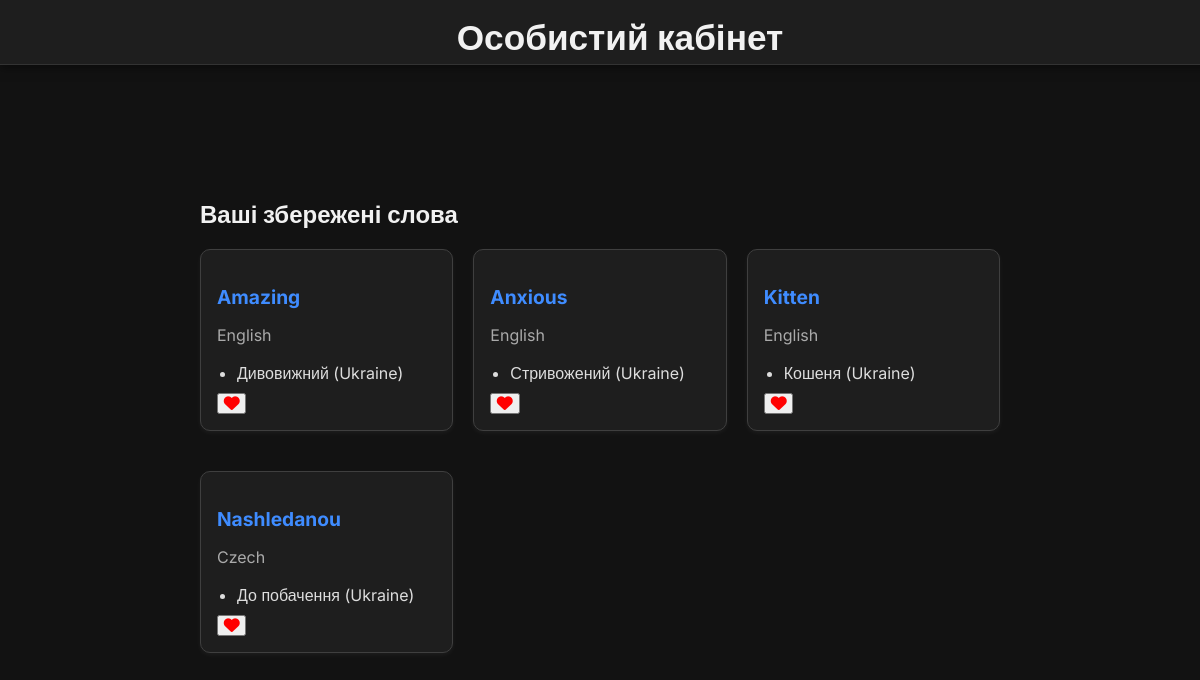
/user/profile (signed in), run on the app's committed database.
### tables this page shows
CREATE TABLE `words` (
  `id` int(11) NOT NULL,
  `dictionary_id` int(11) NOT NULL,
  `word_text` varchar(255) NOT NULL,
  `language_id` int(11) NOT NULL
);

CREATE TABLE `languages` (
  `id` int(11) NOT NULL,
  `name` varchar(100) NOT NULL,
  `code` varchar(10) NOT NULL
);

CREATE TABLE `translations` (
  `id` int(11) NOT NULL,
  `word_id` int(11) NOT NULL,
  `translated_text` varchar(255) NOT NULL,
  `target_language_id` int(11) NOT NULL,
  `dictionary_id` int(11) NOT NULL
);

### controllers/UserController.php (called while the page is built, shortened)
<?php
class UserController {
    private $wordModel;
    public function __construct($pdo) {
        $this->wordModel = new Word($pdo);
    }
    public function profile() {
        $userId = $_SESSION['user']['id'];
        $savedWordIds = $this->wordModel->getSavedWordIds($userId);
        $savedWords = $this->wordModel->getWordsByIds($savedWordIds);
        $translationsMap = [];
        foreach ($savedWords as $word) {
            $translationsMap[$word['id']] = $this->wordModel->getTranslationsForWord($word['id']);
        }
        require "views/user/profile.php";
    }
}

### autoloader.php (called while the page is built, shortened)
<?php
spl_autoload_register(function ($class) {
    $prefixes = [
        'admin\\'      => __DIR__ . '/admin/',
        'controllers\\'=> __DIR__ . '/controllers/',
        'models\\'     => __DIR__ . '/models/',
    ];
    foreach ($prefixes as $prefix => $base_dir) {
        if (strncmp($prefix, $class, strlen($prefix)) === 0) {
            $relative_class = substr($class, strlen($prefix));
            $file = $base_dir . str_replace('\\', '/', $relative_class) . '.php';
            if (file_exists($file)) {
                return;
            }
        }
    }
});

### models/Word.php (called while the page is built, shortened)
<?php
class Word {
    private $pdo;
    public function __construct($pdo) {
        $this->pdo = $pdo;
    }
    public function getWordsByIds(array $ids): array {
        $placeholders = implode(',', array_fill(0, count($ids), '?'));
        $stmt = $this->pdo->prepare("
    SELECT w.id, w.word_text, l.name AS language
    FROM words w
    JOIN languages l ON w.language_id = l.id
    WHERE w.id IN ($placeholders)
");
        $stmt->execute($ids);
        return $stmt->fetchAll();
    }
    public function getSavedWordIds($userId): array {
        $stmt = $this->pdo->prepare("SELECT word_id FROM user_saved_words WHERE user_id = ?");
        $stmt->execute([$userId]);
        return array_column($stmt->fetchAll(), 'word_id');
    }
    public function getTranslationsForWord(int $wordId): array {
        $stmt = $this->pdo->prepare("
        SELECT t.translated_text, l.name AS language
        FROM translations t
        JOIN languages l ON t.target_language_id = l.id
        WHERE t.word_id = ?
    ");
        $stmt->execute([$wordId]);
        return $stmt->fetchAll(\PDO::FETCH_ASSOC);
    }
}

### views/user/profile.php (the view, shortened to what this page needs)
<!DOCTYPE html>
<html lang="uk">
<head>
    <link rel="stylesheet" href="<?= BASE_URL ?>/assets/style.css?v=1.1">
    <link rel="stylesheet" href="https://cdnjs.cloudflare.com/ajax/libs/font-awesome/6.5.0/css/all.min.css">
</head>
<body>
<header>
    <h1>Особистий кабінет</h1>
</header>
<main>
    <h2>Ваші збережені слова</h2>
    <?php if (empty($savedWords)): ?>
        <p>Немає збережених слів.</p>
    <?php else: ?>
        <div class="word-grid">
            <?php foreach ($savedWords as $word): ?>
                <div class="definition card">
                    <h3 class="word-title"><?= htmlspecialchars($word['word_text']) ?></h3>
                    <p class="word-language"><?= isset($word['language']) ? htmlspecialchars($word['language']) : 'Невідома мова' ?></p>
                    <?php
                    $translations = $translationsMap[$word['id']] ?? [];
                    if (!empty($translations)): ?>
                        <ul class="translation-list">
                            <?php foreach ($translations as $translation): ?>
                                <li class="translation-item">
                                    <?= htmlspecialchars($translation['translated_text']) ?>
                                    <span class="text-muted">(<?= htmlspecialchars($translation['language']) ?>)</span>
                                </li>
                            <?php endforeach; ?>
                        </ul>
                    <?php else: ?>
                        <p class="no-translation"><em>Переклади відсутні</em></p>
                    <?php endif; ?>
                    <button class="save-word-btn" data-word-id="<?= $word['id'] ?>">
                        <i class="fas fa-heart <?= in_array($word['id'], $savedWordIds) ? 'saved' : '' ?>"></i>
                    </button>
                </div>
            <?php endforeach; ?>
        </div>
    <?php endif; ?>
</main>
</body>
</html>

### assets/style.css (style rules this page uses)
body { font-family: 'Inter', sans-serif; margin: 0; padding: 0; background-color: #121212; color: #f1f1f1; }
html { scroll-behavior: smooth; }
header { position: fixed; top: 0; left: 0; width: 100%; background-color: #1e1e1e; padding: 16px 20px 6px; text-align: center; z-index: 10000; box-shadow: 0 2px 10px rgba(0, 0, 0, 0.5); border-bottom: 1px solid #333; }
header h1 { margin: 0; font-size: 2.2rem; }
main { max-width: 800px; margin: 200px auto 40px; padding: 0 20px; }
.definition { background-color: #1e1e1e; padding: 15px 20px; border-radius: 12px; box-shadow: 0 2px 5px rgba(255, 255, 255, 0.05); margin-bottom: 20px; }
.definition h3 { color: #3f8cff; margin-bottom: 10px; font-size: 1.2rem; }
.definition ul { padding-left: 20px; }
.definition li { line-height: 1.6; }
.definition p { color: #aaa; }
.word-grid { display: grid; grid-template-columns: repeat(auto-fill, minmax(250px, 1fr)); gap: 20px; margin-top: 20px; }
.card { background-color: #1e1e1e; border: 1px solid #3f3f3f; border-radius: 10px; padding: 16px; transition: 0.2s ease; }
.word-title { font-size: 1.2rem; color: #3f8cff; margin-bottom: 10px; }
.translation-list { padding-left: 18px; margin: 0; color: #ddd; }
.translation-item { margin-bottom: 5px; }
.fa-heart { color: #ccc; cursor: pointer; transition: color 0.3s; }
.fa-heart.saved { color: red; transform: scale(1.2); }

### data on the page
words: word_text "Amazing", language.name "English"
translations: translated_text "Дивовижний", target_language.name "Ukraine"
words: word_text "Anxious", language.name "English"
translations: translated_text "Стривожений", target_language.name "Ukraine"
words: word_text "Kitten", language.name "English"
translations: translated_text "Кошеня", target_language.name "Ukraine"
words: word_text "Nashledanou", language.name "Czech"
translations: translated_text "До побачення", target_language.name "Ukraine"
